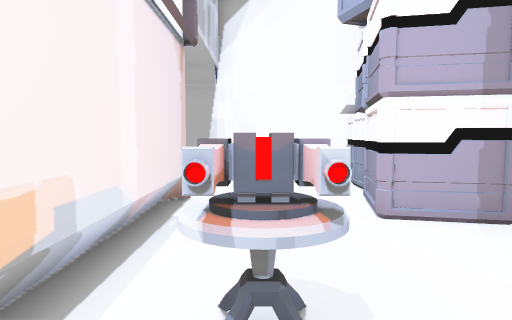
view 1 (above)

20 first-person views from a walk through a Unity game level. The camera is 1.4 m above the floor, tilts 4° down and sees 75° across. The floor is counted in squares, 1 m on a side. Each view is taken from the middle of a square. On the plan, view 1 faces up. The plan holds only what a view shows up to about 15 squares ahead; the rest is blank. The place goes on beyond the plan. The player character is not drawn.

view 2
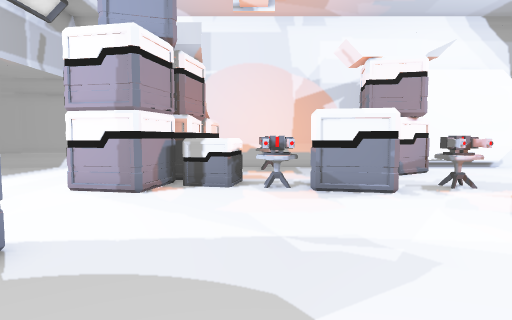

view 3
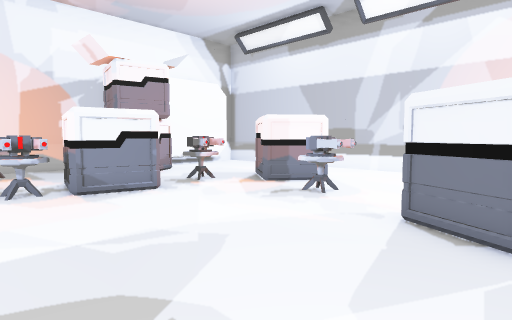

view 4
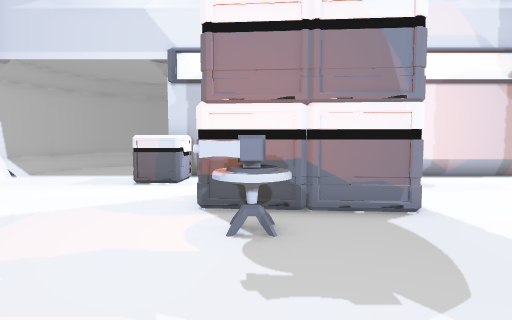

view 5
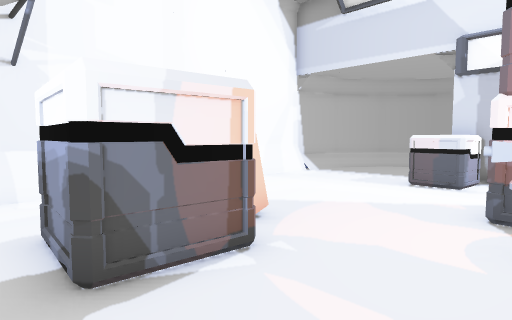

view 6
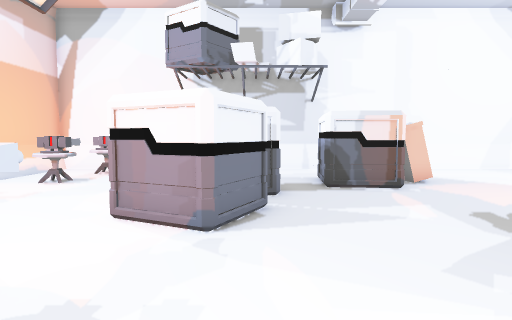

view 7
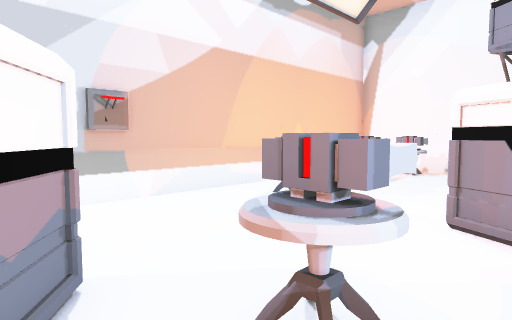

view 8
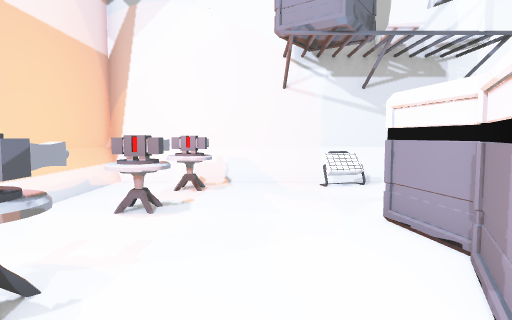

view 9
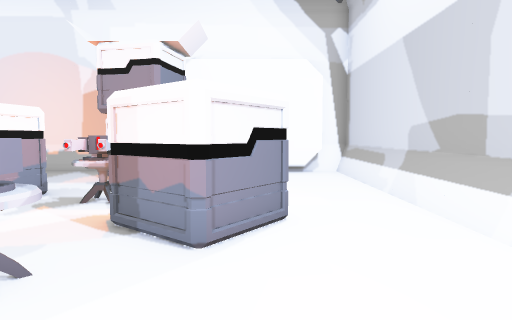

view 10
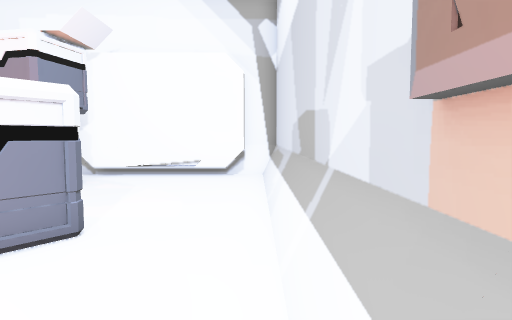

view 11
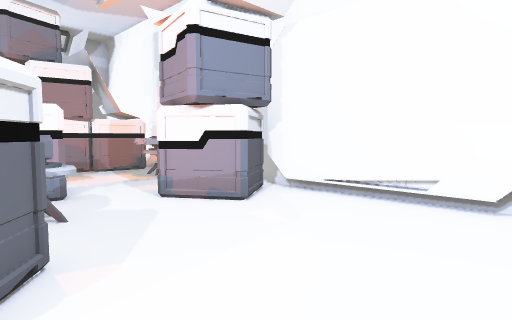

view 12
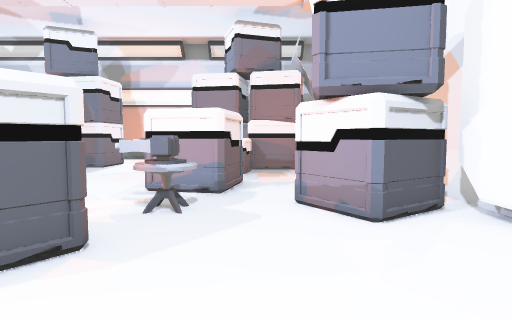

view 13
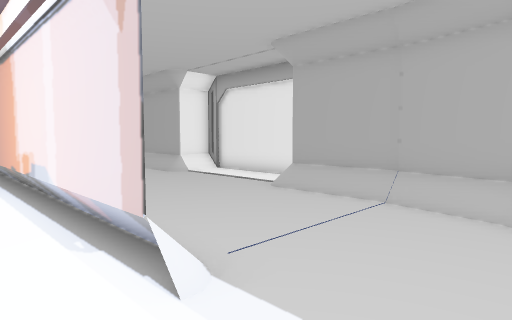

view 14
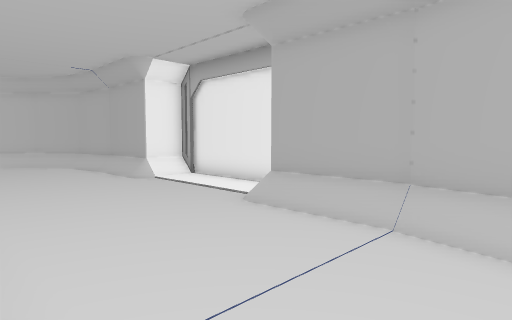

view 15
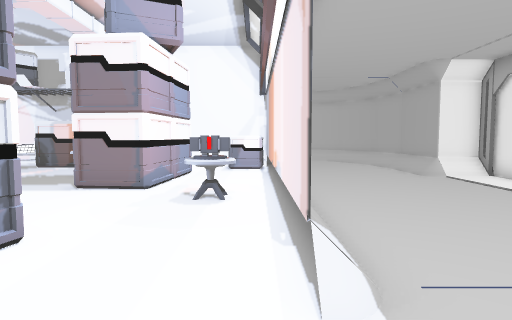

view 16
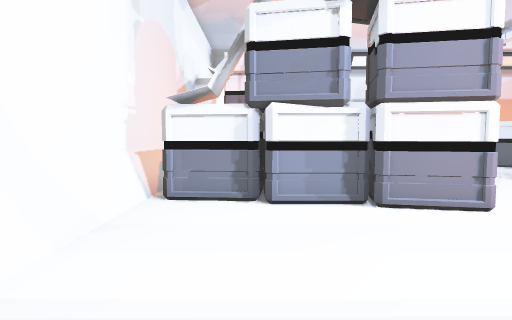

view 17
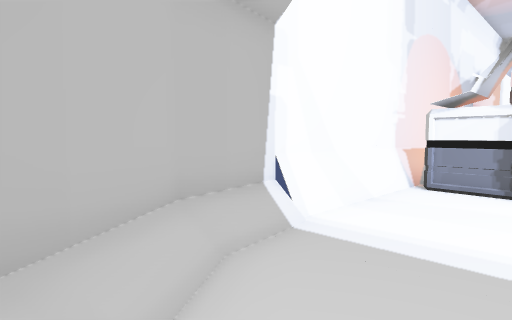

view 18
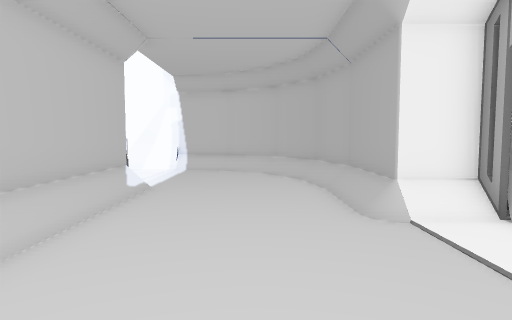

view 19
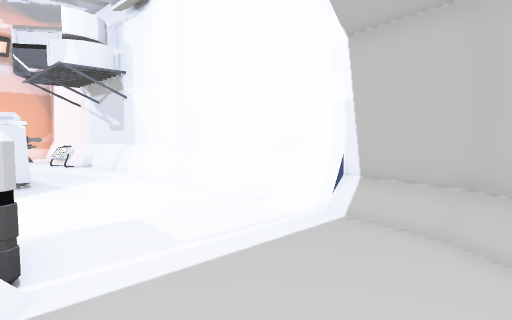

view 20
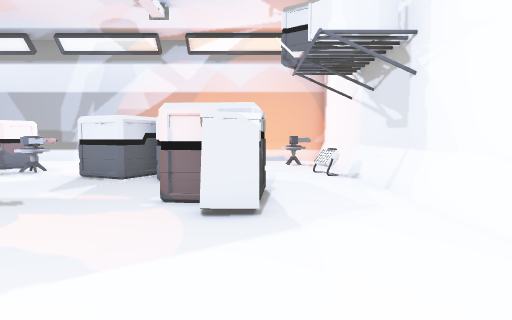

### Floor plan
Key: @ floor where view 1 was taken; # wall or solid block; . floor; / step, stairs or slope; = window, fence, low wall or low ledge; T turret; O other object.
Columns run from 9 left of view 1 to 20 right of it. Each row starts with its distance up from view 1.
 13      #########################
 12    ###......##O.TT....######.#
 11    #/.......O O.TT..  O......#
 10      .......OOO.....O OO.....#
  9   #.........OOO......O.......#
  8  ##.........OOOO.............#
  7  #/..../#...OO OTTOOO.T......#
  6  #/..../#..OOOOOTTOOOTT.O....#
  5  #/..../#....O.....O...OOO...#
  4  O/..../#..............OOO...#
  3 O ...../#T..............O....#
  2 O ...../#TT...........TT.....#
  1 O ...../#..OOO........T......#
  0 O ...../#@.OOO...............#
 -1 O....../#..O O.......OO......#
 -2 OO/..../#..OOOTT....O O...TT.#
 -3  #/..../#..OOOT.....OOO...TT.#
 -4  #/..../OO..........OO.......#
 -5  #/..../OO......OOO.  O......#
 -6  ##.....OO.....OO O.  ....TT.#
 -7   #............OOOO.......TT.#
 -8   #/......................T..#
 -9   ##/.................=..TT..#
-10    ###...............==...T..#
-11      #########################

Where each view was taken, in squares from view 1:
view 1: 0 up, 0 right, facing up
view 2: 3 down, 7 right, facing up
view 3: 3 down, 6 right, facing up-right
view 4: 2 down, 10 right, facing left
view 5: 2 down, 10 right, facing down-left
view 6: 4 up, 11 right, facing down
view 7: 4 up, 12 right, facing down-right
view 8: 0 up, 15 right, facing down
view 9: 1 down, 16 right, facing up
view 10: 0 up, 19 right, facing up
view 11: 5 up, 19 right, facing up-left
view 12: 8 up, 19 right, facing left
view 13: 10 up, 0 right, facing down-left
view 14: 9 up, 2 left, facing down-left
view 15: 10 up, 1 left, facing down
view 16: 10 up, 4 left, facing right
view 17: 9 up, 6 left, facing up-right
view 18: 4 up, 5 left, facing down
view 19: 5 down, 5 left, facing down-right
view 20: 7 down, 0 right, facing right
